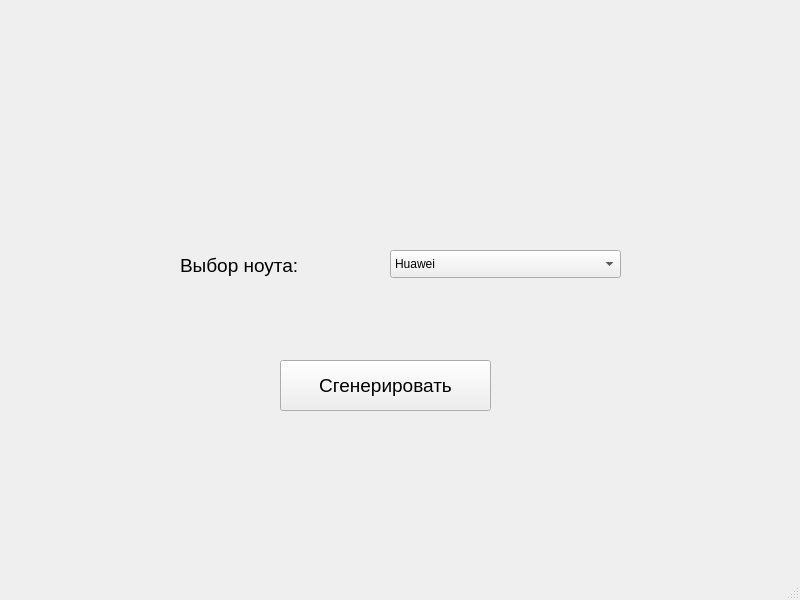
<?xml version="1.0" encoding="UTF-8"?>
<ui version="4.0">
 <class>MainWindow</class>
 <widget class="QMainWindow" name="MainWindow">
  <property name="geometry">
   <rect>
    <x>0</x>
    <y>0</y>
    <width>800</width>
    <height>600</height>
   </rect>
  </property>
  <property name="windowTitle">
   <string>MainWindow</string>
  </property>
  <widget class="QWidget" name="centralwidget">
   <widget class="QLabel" name="label">
    <property name="geometry">
     <rect>
      <x>180</x>
      <y>250</y>
      <width>171</width>
      <height>31</height>
     </rect>
    </property>
    <property name="font">
     <font>
      <pointsize>14</pointsize>
     </font>
    </property>
    <property name="text">
     <string>Выбор ноута:</string>
    </property>
   </widget>
   <widget class="QPushButton" name="generation">
    <property name="geometry">
     <rect>
      <x>280</x>
      <y>360</y>
      <width>211</width>
      <height>51</height>
     </rect>
    </property>
    <property name="font">
     <font>
      <pointsize>14</pointsize>
     </font>
    </property>
    <property name="text">
     <string>Сгенерировать</string>
    </property>
   </widget>
   <widget class="QComboBox" name="comboBox">
    <property name="geometry">
     <rect>
      <x>390</x>
      <y>250</y>
      <width>231</width>
      <height>28</height>
     </rect>
    </property>
    <item>
     <property name="text">
      <string>Huawei</string>
     </property>
    </item>
    <item>
     <property name="text">
      <string>Honor</string>
     </property>
    </item>
    <item>
     <property name="text">
      <string>Apple</string>
     </property>
    </item>
    <item>
     <property name="text">
      <string>Asus</string>
     </property>
    </item>
   </widget>
  </widget>
  <widget class="QMenuBar" name="menubar">
   <property name="geometry">
    <rect>
     <x>0</x>
     <y>0</y>
     <width>800</width>
     <height>25</height>
    </rect>
   </property>
  </widget>
  <widget class="QStatusBar" name="statusbar"/>
 </widget>
 <resources/>
 <connections/>
</ui>
